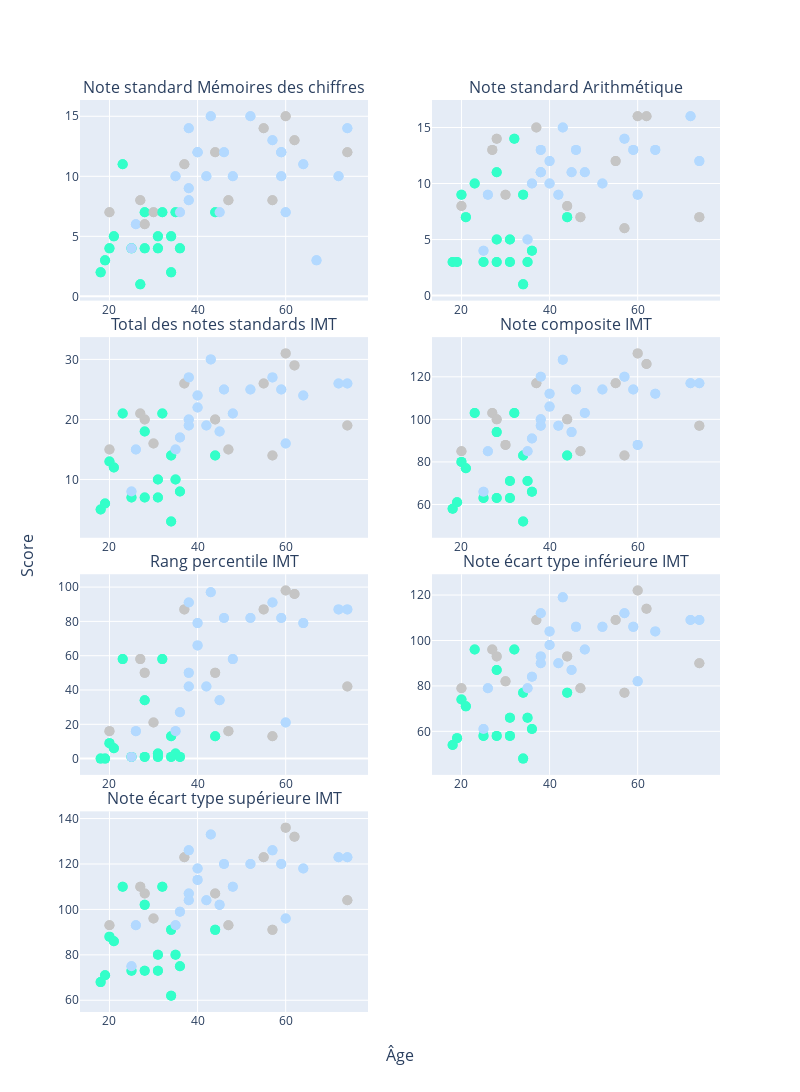

Notebook code for this chart:
### Code cell
fig_wais_sub.add_trace(go.Scatter(x= df_wais_sub['age'], y=df_wais_sub[subplot_titles[4]], mode="markers+text",
            marker={'size': 10, "color": df_wais_sub['Type_color'] },
            hovertext= df_wais_sub['ID_SECONDAIRE'] +", "+ df_wais_sub['Type']),
            row=1, col=1)

fig_wais_sub.add_trace(go.Scatter(x= df_wais_sub['age'], y=df_wais_sub[subplot_titles[5]], mode="markers+text",
            marker={'size': 10, "color": df_wais_sub['Type_color'] },
            hovertext= df_wais_sub['ID_SECONDAIRE'] +", "+ df_wais_sub['Type']),
              row=1, col=2)

fig_wais_sub.add_trace(go.Scatter(x= df_wais_sub['age'], y=df_wais_sub[subplot_titles[6]], mode="markers+text",
            marker={'size': 10, "color": df_wais_sub['Type_color'] },
            hovertext= df_wais_sub['ID_SECONDAIRE'] +", "+ df_wais_sub['Type']),
              row=2, col=1)

fig_wais_sub.add_trace(go.Scatter(x= df_wais_sub['age'], y=df_wais_sub[subplot_titles[7]], mode="markers+text",
            marker={'size': 10, "color": df_wais_sub['Type_color'] },
            hovertext= df_wais_sub['ID_SECONDAIRE'] +", "+ df_wais_sub['Type']),
            row=2, col=2)

fig_wais_sub.add_trace(go.Scatter(x= df_wais_sub['age'], y=df_wais_sub[subplot_titles[8]], mode="markers+text",
            marker={'size': 10, "color": df_wais_sub['Type_color'] },
            hovertext= df_wais_sub['ID_SECONDAIRE'] +", "+ df_wais_sub['Type']),
            row=3, col=1)
                                                             
fig_wais_sub.add_trace(go.Scatter(x= df_wais_sub['age'], y=df_wais_sub[subplot_titles[9]], mode="markers+text",
            marker={'size': 10, "color": df_wais_sub['Type_color'] },
            hovertext= df_wais_sub['ID_SECONDAIRE'] +", "+ df_wais_sub['Type']),
            row=3, col=2)
    
fig_wais_sub.add_trace(go.Scatter(x= df_wais_sub['age'], y=df_wais_sub[subplot_titles[10]], mode="markers+text",
            marker={'size': 10, "color": df_wais_sub['Type_color'] },
            hovertext= df_wais_sub['ID_SECONDAIRE'] +", "+ df_wais_sub['Type']),
            row=4, col=1)
    
fig_wais_sub.update_layout(height=1500, width=800,
                   showlegend=False
            )
